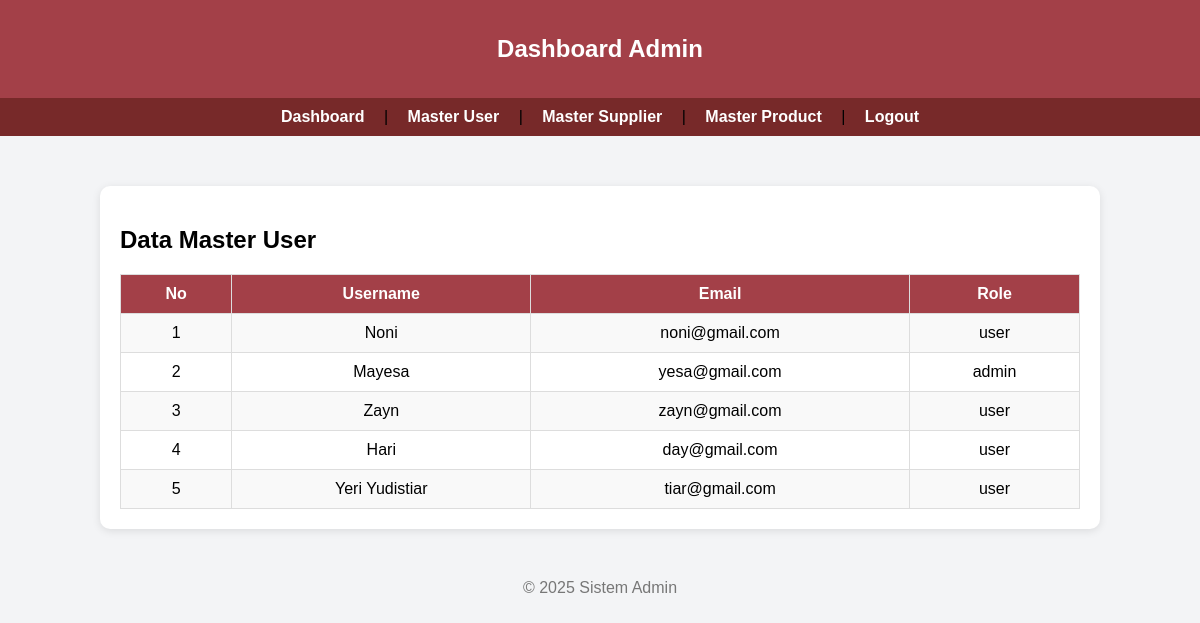
Page /master_user.php (signed in) on the committed database.
### tables this page shows
CREATE TABLE `users` (
  `id` int(11) NOT NULL,
  `username` varchar(50) NOT NULL,
  `email` varchar(100) DEFAULT NULL,
  `NIM` varchar(20) NOT NULL,
  `password` varchar(255) NOT NULL,
  `role` enum('admin','user') NOT NULL DEFAULT 'user',
  `foto` varchar(255) DEFAULT NULL
);

### master_user.php (the view, shortened to what this page needs)
<!DOCTYPE html>
<html lang="id">
<head>
</head>
<body>
<header>
    <h2>Dashboard Admin</h2>
</header>
<nav>
    <a href="admin_dashboard.php">Dashboard</a> |
    <a href="master_user.php">Master User</a> |
    <a href="master_supplier.php">Master Supplier</a> |
    <a href="master_product.php">Master Product</a> |
    <a href="logout.php">Logout</a>
</nav>
<main>
    <h2>Data Master User</h2>
    <table>
        <tr>
            <th>No</th>
            <th>Username</th>
            <th>Email</th>
            <th>Role</th>
        </tr>
        <?php
        include 'koneksi.php';
        $result = mysqli_query($conn, "SELECT * FROM users ORDER BY id ASC");
        $no = 1;
        while ($row = mysqli_fetch_assoc($result)) {
            echo "<tr>
                    <td>{$no}</td>
                    <td>{$row['username']}</td>
                    <td>{$row['email']}</td>
                    <td>{$row['role']}</td>
                  </tr>";
            $no++;
        }
        ?>
    </table>
</main>
<footer>
    <p>&copy; <?= date("Y"); ?> Sistem Admin</p>
</footer>
</body>
</html>

### master_user.php (style rules this page uses)
body { font-family: Arial, sans-serif; background-color: #f3f4f6; margin: 0; padding: 0; }
header { background-color: #a34048; color: white; padding: 15px 0; text-align: center; }
nav { background-color: #772929; padding: 10px; text-align: center; }
nav a { color: white; margin: 0 15px; text-decoration: none; font-weight: bold; }
main { margin: 50px auto; width: 80%; background: white; border-radius: 10px; padding: 20px; box-shadow: 0 2px 8px rgba(0,0,0,0.1); }
table { width: 100%; border-collapse: collapse; margin-top: 15px; }
th, td { border: 1px solid #ddd; padding: 10px; text-align: center; }
th { background-color: #a34048; color: white; }
tr:nth-child(even) { background-color: #f9f9f9; }
footer { text-align: center; margin-top: 40px; color: #777; }

### rows in the picture
users: username "Noni", email "noni@gmail.com", role "user"
users: username "Mayesa", email "yesa@gmail.com", role "admin"
users: username "Zayn", email "zayn@gmail.com", role "user"
users: username "Hari", email "day@gmail.com", role "user"
users: username "Yeri Yudistiar", email "tiar@gmail.com", role "user"
